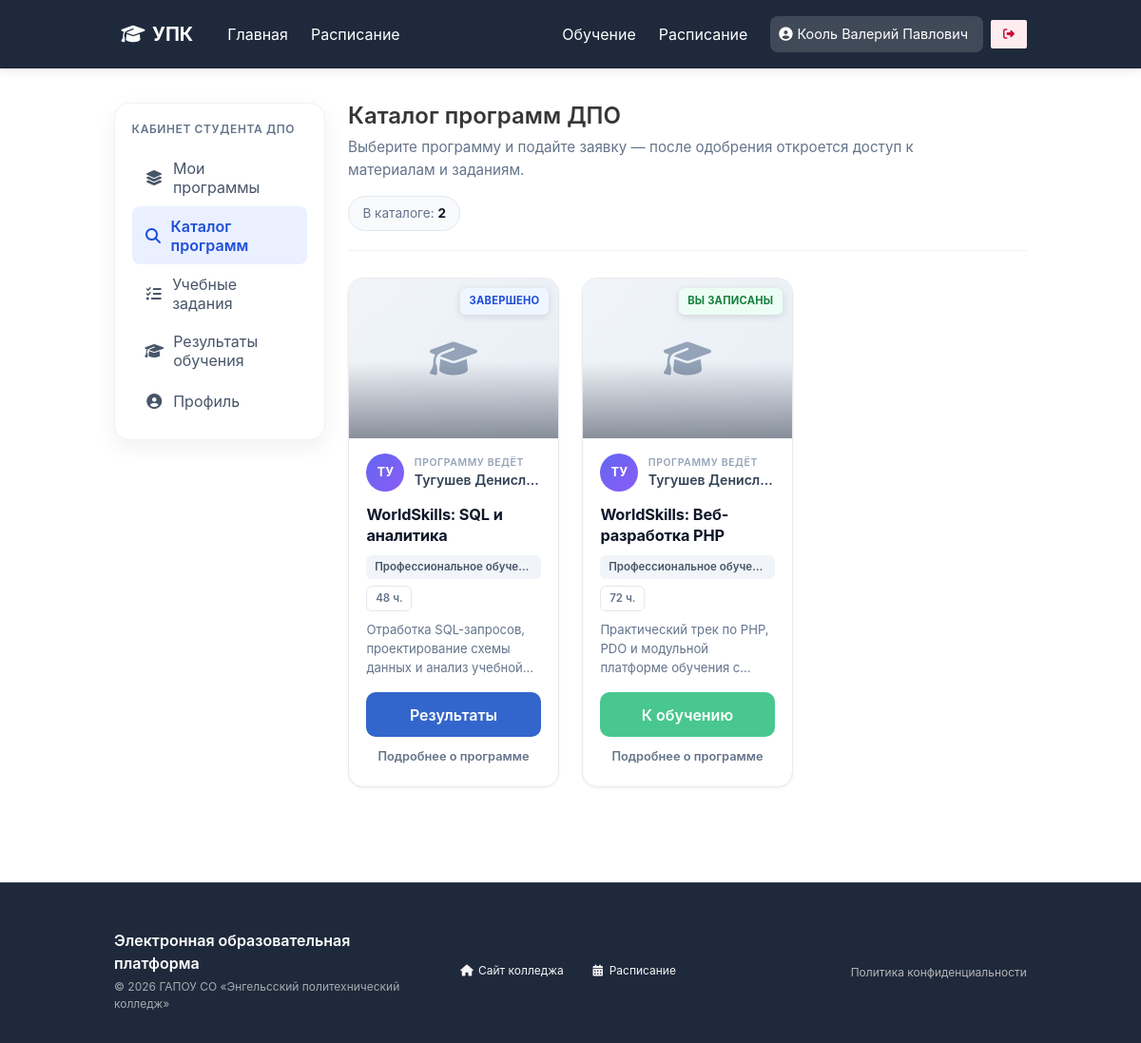
The page /pages/student/courses.php (signed in) on the database its author committed.
### tables this page shows
CREATE TABLE `course_subscriptions` (
  `id` int NOT NULL,
  `user_id` int NOT NULL,
  `course_id` int NOT NULL,
  `created_at` timestamp NULL DEFAULT CURRENT_TIMESTAMP,
  `status` enum('pending','active','rejected','completed') DEFAULT 'pending'
);

CREATE TABLE `users` (
  `id` int NOT NULL,
  `login` varchar(50) NOT NULL,
  `password_hash` varchar(255) NOT NULL,
  `role` enum('student','teacher','admin') NOT NULL DEFAULT 'student',
  `full_name` varchar(100) NOT NULL,
  `group_name` varchar(20) DEFAULT NULL,
  `group_id` int DEFAULT NULL,
  `remember_token` varchar(255) DEFAULT NULL
);

CREATE TABLE `courses` (
  `id` int NOT NULL,
  `name` varchar(255) NOT NULL,
  `teacher_id` int DEFAULT NULL,
  `description` text,
  `image_path` varchar(255) DEFAULT NULL,
  `status` enum('Активный','Архив','Черновик') NOT NULL DEFAULT 'Черновик',
  `category` varchar(100) DEFAULT 'Профессиональное обучение',
  `duration_hours` int DEFAULT '72',
  `price` decimal(10,2) DEFAULT '0.00',
  `project_name` varchar(120) DEFAULT NULL,
  `learning_format` varchar(120) DEFAULT NULL,
  `training_type` varchar(120) DEFAULT NULL
);

### pages/student/courses.php (the view, shortened to what this page needs)
<?php
require_once '../../db/db.php';
if (!function_exists('dpo_catalog_initials')) {
    function dpo_catalog_initials(string $name): string
    {
        $name = trim($name);
        $parts = preg_split('/\s+/u', $name, -1, PREG_SPLIT_NO_EMPTY);
        if ($parts !== false && count($parts) >= 2) {
            $a = mb_substr($parts[0], 0, 1, 'UTF-8');
            $b = mb_substr($parts[count($parts) - 1], 0, 1, 'UTF-8');
            return mb_strtoupper($a . $b, 'UTF-8');
        }
        return mb_strtoupper(mb_substr($name, 0, min(2, mb_strlen($name, 'UTF-8')), 'UTF-8'), 'UTF-8');
    }
}
$user_id = $_SESSION['user_id'];
$stmt = $db->prepare(
    "SELECT c.*, u.full_name as teacher_name, cs.id as sub_id, cs.status as sub_status
     FROM courses c
     LEFT JOIN users u ON c.teacher_id = u.id
     LEFT JOIN course_subscriptions cs ON cs.course_id = c.id AND cs.user_id = ?
     WHERE c.status = 'Активный'
     ORDER BY c.id DESC"
);
$stmt->execute([$user_id]);
$courses = $stmt->fetchAll();
include '../../includes/header.php';
?>
<section class="section dpo-catalog">
    <div class="container">
        <div class="columns">
            <div class="column is-3">
                <?php include 'sidebar_student.php'; ?>
            </div>
            <div class="column">
                <header class="dpo-catalog-head">
                    <div class="dpo-catalog-head-text">
                        <h1 class="title is-4 mb-2">Каталог программ ДПО</h1>
                        <p class="dpo-catalog-lead">Выберите программу и подайте заявку — после одобрения откроется доступ к материалам и заданиям.</p>
                    </div>
                    <div class="dpo-catalog-head-meta">
                        <span class="dpo-catalog-count">В каталоге: <strong><?= count($courses) ?></strong></span>
                    </div>
                </header>
                <?php if (empty($courses)): ?>
                    <div class="dpo-catalog-empty box has-text-centered">
                        <span class="icon is-large has-text-grey-light mb-3"><i class="fas fa-folder-open fa-2x"></i></span>
                        <p class="title is-5">Пока нет активных программ</p>
                        <p class="has-text-grey">Когда преподаватели опубликуют курсы, они появятся здесь.</p>
                    </div>
                <?php else: ?>
                    <div class="columns is-multiline dpo-catalog-grid">
                        <?php foreach ($courses as $c): ?>
                            <?php
                            $teacherLabel = $c['teacher_name'] ?: 'ЭПК';
                            $initials = dpo_catalog_initials($teacherLabel);
                            $category = $c['category'] ?: 'Профессиональное обучение';
                            $hours = (int)($c['duration_hours'] ?: 72);
                            $descPlain = trim(preg_replace('/\s+/u', ' ', strip_tags((string)($c['description'] ?? ''))));
                            if ($descPlain === '') {
                                $descHtml = '<span class="has-text-grey">Описание появится позже.</span>';
                            } else {
                                $descHtml = htmlspecialchars(mb_strimwidth($descPlain, 0, 150, '…', 'UTF-8'), ENT_QUOTES, 'UTF-8');
                            }
                            $statusClass = 'dpo-status--open';
                            $statusText = 'Доступна запись';
                            if ($c['sub_id']) {
                                switch ($c['sub_status']) {
                                    case 'active':
                                        $statusClass = 'dpo-status--active';
                                        $statusText = 'Вы записаны';
                                        break;
                                    case 'completed':
                                        $statusClass = 'dpo-status--done';
                                        $statusText = 'Завершено';
                                        break;
                                }
                            }
                            ?>
                            <div class="column is-12-mobile is-6-tablet is-4-desktop">
                                <article class="dpo-card">
                                    <a href="course_details.php?id=<?= (int)$c['id'] ?>" class="dpo-card-media">
                                        <?php if (!empty($c['image_path'])): ?>
                                            <img src="<?= htmlspecialchars($c['image_path']) ?>" alt="" loading="lazy">
                                        <?php else: ?>
                                            <div class="dpo-card-media-placeholder">
                                                <i class="fas fa-graduation-cap"></i>
                                            </div>
                                        <?php endif; ?>
                                        <span class="dpo-card-status <?= htmlspecialchars($statusClass) ?>"><?= htmlspecialchars($statusText) ?></span>
                                    </a>
                                    <div class="dpo-card-body">
                                        <a href="course_details.php?id=<?= (int)$c['id'] ?>" class="dpo-card-author">
                                            <span class="dpo-card-avatar" aria-hidden="true"><?= htmlspecialchars($initials) ?></span>
                                            <span class="dpo-card-author-text">
                                                <span class="dpo-card-author-label">Программу ведёт</span>
                                                <span class="dpo-card-author-name"><?= htmlspecialchars($teacherLabel) ?></span>
                                            </span>
                                        </a>
                                        <h2 class="dpo-card-title">
                                            <a href="course_details.php?id=<?= (int)$c['id'] ?>"><?= htmlspecialchars($c['name']) ?></a>
                                        </h2>
                                        <div class="dpo-card-chips">
                                            <span class="dpo-chip"><?= htmlspecialchars($category) ?></span>
                                            <span class="dpo-chip dpo-chip-muted"><?= $hours ?> ч.</span>
                                        </div>
                                        <p class="dpo-card-desc"><?= $descHtml ?></p>
                                        <div class="dpo-card-actions">
                                            <?php if ($c['sub_id'] && $c['sub_status'] === 'active'): ?>
                                                <a href="student_tasks.php?course_id=<?= (int)$c['id'] ?>" class="button is-success is-fullwidth dpo-card-cta">К обучению</a>
                                            <?php elseif ($c['sub_id'] && $c['sub_status'] === 'completed'): ?>
                                                <a href="student_grades.php" class="button is-link is-fullwidth dpo-card-cta">Результаты</a>
                                            <?php elseif ($c['sub_id'] && $c['sub_status'] === 'pending'): ?>
                                                <button type="button" class="button is-warning is-fullwidth" disabled>На рассмотрении</button>
                                            <?php elseif ($c['sub_id'] && $c['sub_status'] === 'rejected'): ?>
                                                <button type="button" class="button is-light is-fullwidth" disabled>Заявка отклонена</button>
                                            <?php endif; ?>
                                            <a href="course_details.php?id=<?= (int)$c['id'] ?>" class="dpo-card-link">Подробнее о программе</a>
                                        </div>
                                    </div>
                                </article>
                            </div>
                        <?php endforeach; ?>
                    </div>
                <?php endif; ?>
            </div>
        </div>
    </div>
</section>
<?php include '../../includes/footer.php'; ?>

### css/style.css (style rules this page uses)
:root { --primary-dark:#0D1F3C; --primary-blue:#3366CC; --light-gray:#F7F7F7; --border-gray:#E0E0E0; }
html, body { height: 100%; margin: 0; padding: 0; overflow-x: hidden; }
body { display: flex; flex-direction: column; min-height: 100vh; }
.button.is-link { background:var(--primary-blue); }
.button.is-link, .button.is-success, .button.is-warning, .button.is-danger, .button.is-info { border-radius: 10px; }
.dpo-catalog-head { display: flex; flex-wrap: wrap; align-items: flex-end; justify-content: space-between; gap: 1rem 1.5rem; margin-bottom: 1.75rem; padding-bottom: 1.25rem; border-bottom: 1px solid #eef2f7; }
.dpo-catalog-lead { max-width: 42rem; color: #64748b; font-size: 0.95rem; line-height: 1.55; margin: 0; }
.dpo-catalog-count { display: inline-block; font-size: 0.85rem; color: #64748b; padding: 0.45rem 0.9rem; background: #f8fafc; border: 1px solid #e2e8f0; border-radius: 999px; }
.dpo-catalog-count strong { color: #0f172a; }
.dpo-card { height: 100%; display: flex; flex-direction: column; background: #fff; border: 1px solid #e8eaed; border-radius: 16px; overflow: hidden; box-shadow: 0 1px 3px rgba(15, 23, 42, 0.06); transition: box-shadow 0.22s ease, transform 0.22s ease, border-color 0.22s ease; }
.dpo-card-media { position: relative; display: block; height: 168px; overflow: hidden; background: linear-gradient(135deg, #f1f5f9 0%, #e8eef5 100%); }
.dpo-card-media::after { content: ""; position: absolute; left: 0; right: 0; bottom: 0; height: 48%; background: linear-gradient(to top, rgba(15, 23, 42, 0.45), transparent); pointer-events: none; }
.dpo-card-media-placeholder { width: 100%; height: 100%; display: flex; align-items: center; justify-content: center; color: #94a3b8; font-size: 2.5rem; }
.dpo-card-status { position: absolute; top: 10px; right: 10px; z-index: 2; font-size: 0.7rem; font-weight: 700; letter-spacing: 0.02em; text-transform: uppercase; padding: 0.35rem 0.6rem; border-radius: 6px; box-shadow: 0 2px 8px rgba(0, 0, 0, 0.12); background: #fff; color: #334155; }
.dpo-status--active { background: #ecfdf5; color: #15803d; }
.dpo-status--done { background: #eff6ff; color: #1d4ed8; }
.dpo-card-body { flex: 1; display: flex; flex-direction: column; padding: 1rem 1.15rem 1.15rem; gap: 0.65rem; }
.dpo-card-author { display: flex; align-items: center; gap: 0.65rem; text-decoration: none; color: inherit; min-width: 0; }
.dpo-card-avatar { flex-shrink: 0; width: 40px; height: 40px; border-radius: 50%; background: linear-gradient(135deg, #6366f1, #8b5cf6); color: #fff; font-size: 0.8rem; font-weight: 700; display: flex; align-items: center; justify-content: center; letter-spacing: 0.02em; }
.dpo-card-author-text { display: flex; flex-direction: column; min-width: 0; }
.dpo-card-author-label { font-size: 0.65rem; text-transform: uppercase; letter-spacing: 0.06em; color: #94a3b8; font-weight: 600; }
.dpo-card-author-name { font-size: 0.88rem; font-weight: 600; color: #334155; white-space: nowrap; overflow: hidden; text-overflow: ellipsis; transition: color 0.15s ease; }
.dpo-card-title { font-size: 1.02rem; font-weight: 700; line-height: 1.35; margin: 0.15rem 0 0; letter-spacing: -0.01em; }
.dpo-card-title a { color: #0f172a; text-decoration: none; }
.dpo-card-chips { display: flex; flex-wrap: wrap; gap: 0.4rem; }
.dpo-chip { font-size: 0.72rem; font-weight: 600; padding: 0.25rem 0.55rem; border-radius: 6px; background: #f1f5f9; color: #475569; max-width: 100%; overflow: hidden; text-overflow: ellipsis; white-space: nowrap; }
.dpo-chip-muted { background: #fff; border: 1px solid #e2e8f0; color: #64748b; }
.dpo-card-desc { font-size: 0.82rem; line-height: 1.5; color: #64748b; margin: 0; flex: 1; display: -webkit-box; -webkit-line-clamp: 3; -webkit-box-orient: vertical; overflow: hidden; min-height: 3.6em; }
.dpo-card-actions { display: flex; flex-direction: column; gap: 0.5rem; margin-top: auto; padding-top: 0.35rem; }
.dpo-card-cta { font-weight: 600; border-radius: 8px; height: auto; padding-top: 0.65rem; padding-bottom: 0.65rem; }
.dpo-card-link { text-align: center; font-size: 0.8rem; font-weight: 600; color: #64748b; text-decoration: none; padding: 0.2rem 0; }

### includes/header.php (style rules this page uses)
:root { --primary-blue: #3366cc; --primary-dark: #1e293b; }

### includes/footer.php (style rules this page uses)
body { display: flex; flex-direction: column; min-height: 100vh; }

### rows shown on the page
course_subscriptions: status "ЗАВЕРШЕНО", users.full_name "ТУ", users.full_name "Тугушев Денисл…", course.name "WorldSkills: SQL и аналитика", course.category "Профессиональное обуче…", course.duration_hours "48", course.description "Отработка SQL-запросов, проектирование схемы данных и анализ…", shows "Результаты"
course_subscriptions: status "ВЫ ЗАПИСАНЫ", users.full_name "ТУ", users.full_name "Тугушев Денисл…", course.name "WorldSkills: Веб-разработка PHP", course.category "Профессиональное обуче…", course.duration_hours "72", course.description "Практический трек по PHP, PDO и модульной платформе обучения…"

### other values the page prints
$_SESSION['full_name'] "Кооль Валерий Павлович"
count($courses) "2"
